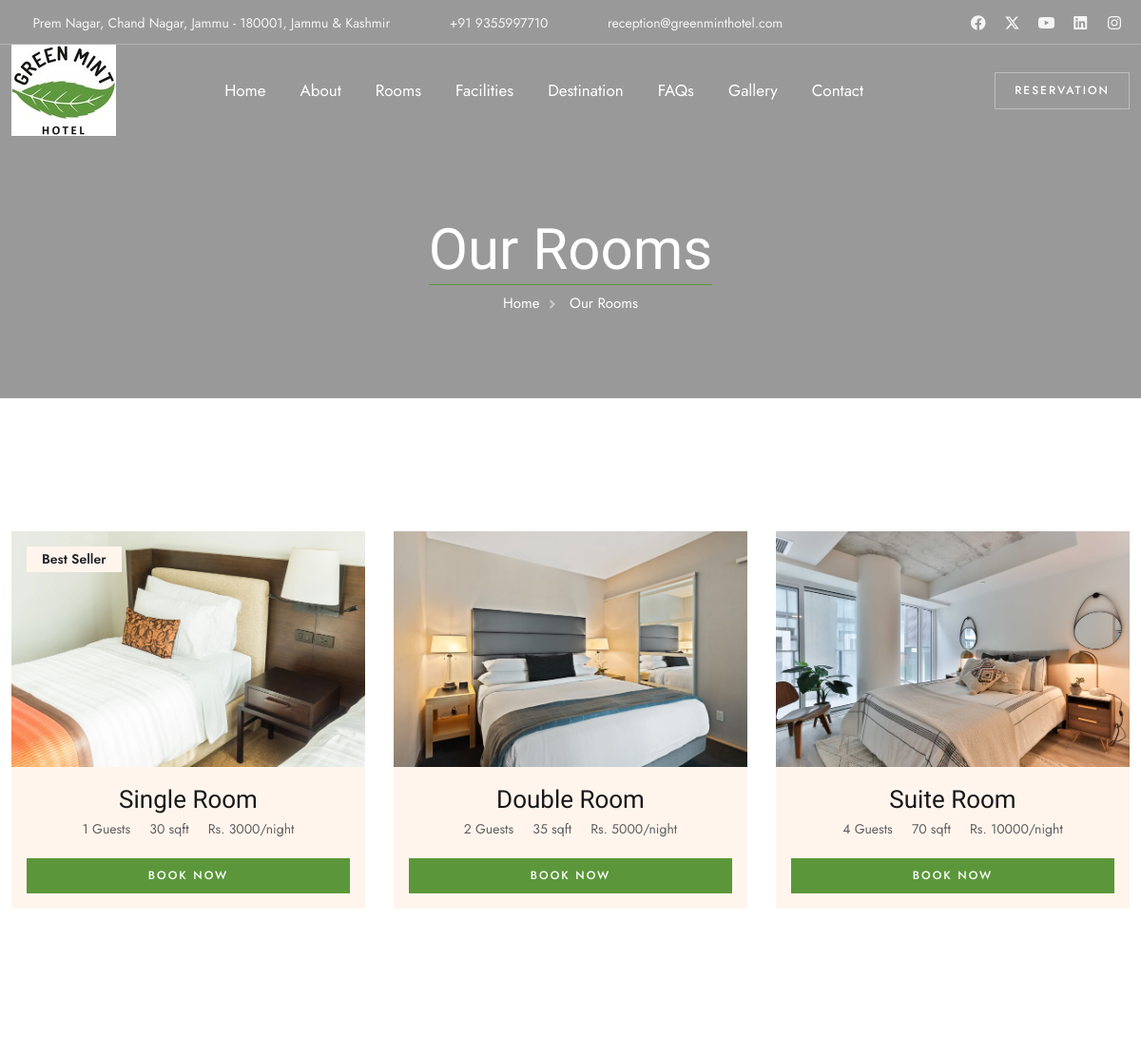
The app's page /rooms/ (upper part), older data.
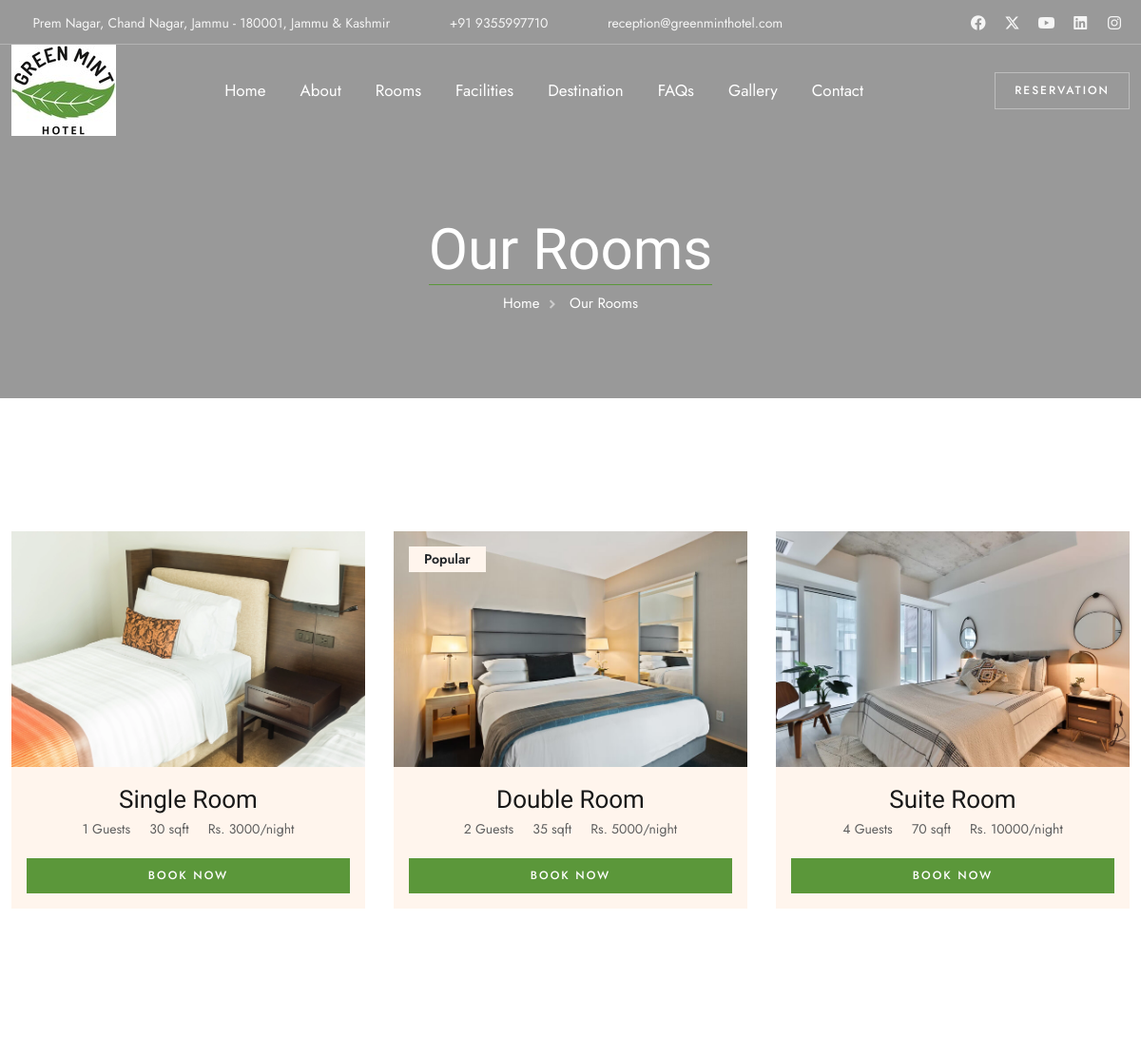
The same page, newer data.
### home/models.py (models this page shows, shortened)
class Room(BaseModel):
    room = models.CharField(max_length=100, default="Double Room", choices=(("Single Room", "Single Room"),
                        ("Double Room", "Double Room"), ("Suite Room", "Suite Room")))
    slug = models.SlugField(unique=True, null=True, blank=True)
    room_area = models.CharField(max_length=100)
    number_of_guests = models.IntegerField()
    price = models.IntegerField()
    connecting_rooms = models.IntegerField()
    no_of_bed = models.CharField(max_length=100)
    description = models.TextField()
    tag = models.CharField(max_length=100, null=True, blank=True, choices=(("Best Seller", "Best Seller"),
                        ("Popular", "Popular")))

class RoomImage(BaseModel):
    room = models.ForeignKey(Room, on_delete=models.CASCADE, related_name="room_images")
    image = models.ImageField(upload_to="room")

### home/views.py (the view)
# urls.py: path('rooms/', views.rooms, name="rooms"),
def rooms(request):
    room = Room.objects.all()
    context = {
        'page': 'rooms',
        'room': room,
    }
    return render(request, "rooms.html", context)

### home/context_processors.py (called while the page is built)
def room_navigation(request):
    rooms = Room.objects.all()
    return {'room': rooms}

### home/templates/rooms.html (shortened to what this page needs)
{% extends "base.html" %}
{% block start %}
<div class="no-bottom no-top" id="content">
    <section id="subheader" class="relative jarallax text-light">
        <div class="container relative z-index-1000">
            <div class="row justify-content-center">
                <div class="col-lg-6 text-center">
                    <div class="spacer-double"></div>
                    <h1>Our Rooms</h1>
                    <ul class="crumb">
                        <li><a href="/">Home</a></li>
                        <li class="active">Our Rooms</li>
                    </ul>
                </div>
            </div>
        </div>
        <div class="de-overlay"></div>
    </section>
    <section class="relative">
        <div class="container">
            <div class="row g-4">
                {% for rooms in room %}
                <div class="col-lg-4 col-sm-6">
                    <div class="bg-light hover relative text-center wow fadeInUp" data-wow-delay=".3s">
                        <div class="relative overflow-hidden">
                            {% if rooms.tag %}
                            <div class="fs-14 p-0 px-3 abs bg-light text-dark fw-600 ms-3 mt-3 z-2">{{rooms.tag}}</div>
                            {% endif %}
                            <img src="/media/{{rooms.room_images.first.image}}" class="img-fluid hover-scale-1-1" alt="{{rooms.room}}">
                        </div>
                        <div class="p-3 mb-3 w-100 text-center">
                            <h3 class="mb-0">{{rooms.room}}</h3>
                            <div class="text-center fs-14 mb-3">
                                <span class="mx-2">
                                    {{rooms.number_of_guests}} Guests
                                </span>
                                <span class="mx-2">
                                    {{rooms.room_area}} sqft
                                </span>
                                <span class="mx-2">
                                    Rs. {{rooms.price}}/night
                                </span>
                            </div>
                            <a class="btn-main w-100" href="{% url 'room_detail' rooms.slug %}">Book Now</a>
                        </div>
                    </div>
                </div>
                {% endfor %}
            </div>
        </div>
    </section>
</div>
{% endblock %}

### home/templates/base.html (shortened to what this page needs)
<!DOCTYPE html>
<html lang="zxx">
<head>
    <link href="/media/css/bootstrap.min.css" rel="stylesheet" type="text/css" id="bootstrap">
    <link href="/media/css/plugins.css" rel="stylesheet" type="text/css">
    <link href="/media/css/swiper.css" rel="stylesheet" type="text/css">
    <link href="/media/css/style.css" rel="stylesheet" type="text/css">
    <link href="/media/css/coloring.css" rel="stylesheet" type="text/css">
    <link id="colors" href="/media/css/colors/scheme-01.css" rel="stylesheet" type="text/css">
</head>
<body>
    <div id="wrapper">
        <header class="transparent has-topbar">
            <div id="topbar">
                <div class="container">
                    <div class="row">
                        <div class="col-lg-12">
                            <div class="d-flex justify-content-between xs-hide">
                                <div class="header-widget d-flex">
                                    <div class="topbar-widget"><a href="#"><i class="icofont-location-pin"></i>Prem Nagar, Chand Nagar, Jammu - 180001, Jammu & Kashmir</a></div>
                                    <div class="topbar-widget"><a href="tel:+919355997710"><i class="icofont-phone"></i>+91 9355997710</a></div>
                                    <div class="topbar-widget"><a href="mailto:reception@greenminthotel.com"><i class="icofont-envelope"></i>reception@greenminthotel.com</a></div>
                                </div>
                                <div class="social-icons">
                                    <a href="https://www.facebook.com/"><i class="fa-brands fa-facebook fa-lg"></i></a>
                                    <a href="https://x.com/"><i class="fa-brands fa-x-twitter fa-lg"></i></a>
                                    <a href="https://www.youtube.com/"><i class="fa-brands fa-youtube fa-lg"></i></a>
                                    <a href="https://www.linkedin.com/"><i class="fa-brands fa-linkedin fa-lg"></i></a>
                                    <a href="https://www.instagram.com/"><i class="fa-brands fa-instagram fa-lg"></i></a>
                                </div>
                            </div>
                        </div>
                    </div>
                </div>
            </div>
            <div class="container">
                <div class="row">
                    <div class="col-md-12">
                        <div class="de-flex sm-pt10">
                            <div class="de-flex-col">
                                <div id="logo">
                                    <a href="/">
                                        <img class="logo-main" src="/media/images/logo.jpg" alt="logo">
                                    </a>
                                </div>
                            </div>
                            <div class="de-flex-col header-col-mid">
                                <ul id="mainmenu">
                                    <li>
                                        <a class="menu-item" href="/">Home</a>
                                    </li>
                                    <li>
                                        <a class="menu-item" href="/about/">About</a>
                                    </li>
                                    <li><a class="menu-item" href="#">Rooms</a>
                                    </li>
                                    <li>
                                        <a class="menu-item" href="/facilities/">Facilities</a>
                                    </li>
                                    <li>
                                        <a class="menu-item" href="/destination/">Destination</a>
                                    </li>
                                    <li>
                                        <a class="menu-item" href="/faqs/">FAQs</a>
                                    </li>
                                    <li>
                                        <a class="menu-item" href="/gallery/">Gallery</a>
                                    </li>
                                    <li><a class="menu-item" href="/contact/">Contact</a></li>
                                </ul>
                            </div>
                            <div class="de-flex-col">
                                <div class="menu_side_area">
                                    <a href="/reservation/" class="btn-main btn-line">Reservation</a>
                                </div>
                            </div>
                        </div>
                    </div>
                </div>
            </div>
        </header>
        {% block start %}
        {% endblock %}
    </div>
</body>
</html>

### public/static/css/colors/scheme-01.css (style rules this page uses)
:root { --primary-color: #5b973a; --primary-color-rgb: 171, 137, 101; }

Row changes from the older to the newer data that the page shows:
removed Room: tag "Best Seller", room_images.first.image (picture), room "Single Room", number_of_guests "1", room_area "30", price "3000"
removed Room: room_images.first.image (picture), room "Double Room", number_of_guests "2", room_area "35", price "5000"
added Room: room_images.first.image (picture), room "Single Room", number_of_guests "1", room_area "30", price "3000"
added Room: tag "Popular", room_images.first.image (picture), room "Double Room", number_of_guests "2", room_area "35", price "5000"
